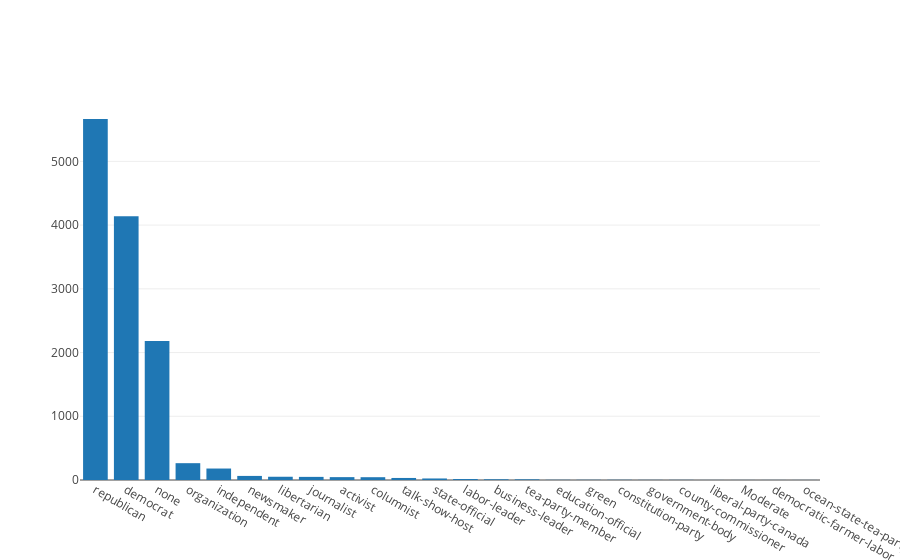

Notebook source saved alongside this figure:
### Code cell
sorted_parties = Counter(pd.concat([data.df['train'].party, data.df['test'].party, data.df['validation'].party]).values).most_common(len(subjects_counter.keys()))

chart = [go.Bar(
            x = list(map(lambda x: x[0], sorted_parties)),
            y = list(map(lambda x: x[1], sorted_parties)),
        )]

iplot(chart)

### Figure 1 — Plotly figure (JSON) as saved in the notebook; plotly's stock layout.template omitted (floating-point values rounded to 4 significant figures)
{"data": [{"type": "bar", "uid": "4350e519-cd2f-4719-b892-b7bc522dc521", "x": ["republican", "democrat", "none", "organization", "independent", "newsmaker", "libertarian", "journalist", "activist", "columnist", "talk-show-host", "state-official", "labor-leader", "business-leader", "tea-party-member", "education-official", "green", "constitution-party", null, "government-body", "county-commissioner", "liberal-party-canada", "Moderate", "democratic-farmer-labor", "ocean-state-tea-party-action"], "y": [5665, 4137, 2181, 264, 180, 64, 51, 49, 45, 44, 32, 24, 15, 11, 10, 3, 3, 3, 2, 2, 2, 1, 1, 1, 1]}], "layout": {}}
